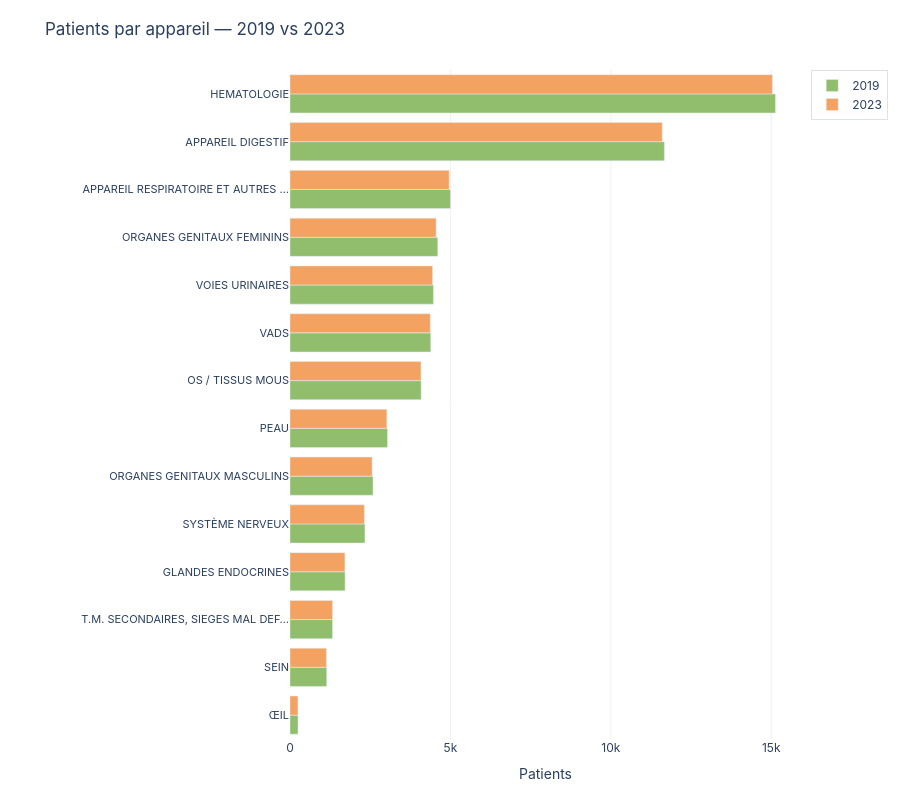

Notebook source saved alongside this figure:
### Markdown cell above
## Section 5 — Analyse par appareil

`bar_appareils_years` (patients par appareil et par année) + tableau chiffré
`appareil_counts_table` (affiché en HTML, comme dans la page).

### Code cell
fig_bar_app = bar_appareils_years(aphp)
fig_bar_app.show()

### Figure 1 — Plotly figure (JSON) as saved in the notebook; plotly's stock layout.template omitted (floating-point values rounded to 4 significant figures)
{"data": [{"hovertemplate": "<b>%{y}</b><br>2019 : %{x:,.0f}<extra></extra>", "marker": {"color": "#90BE6D"}, "name": "2019", "orientation": "h", "type": "bar", "x": [249, 1144, 1325, 1717, 2336, 2587, 3039, 4088, 4386, 4470, 4605, 5001, 11668, 15130], "y": ["ŒIL", "SEIN", "T.M. SECONDAIRES, SIEGES MAL DEF…", "GLANDES ENDOCRINES", "SYSTÈME NERVEUX", "ORGANES GENITAUX MASCULINS", "PEAU", "OS / TISSUS MOUS", "VADS", "VOIES URINAIRES", "ORGANES GENITAUX FEMININS", "APPAREIL RESPIRATOIRE ET AUTRES …", "APPAREIL DIGESTIF", "HEMATOLOGIE"]}, {"hovertemplate": "<b>%{y}</b><br>2023 : %{x:,.0f}<extra></extra>", "marker": {"color": "#F4A261"}, "name": "2023", "orientation": "h", "type": "bar", "x": [247, 1136, 1326, 1711, 2319, 2559, 3018, 4081, 4373, 4444, 4554, 4960, 11602, 15036], "y": ["ŒIL", "SEIN", "T.M. SECONDAIRES, SIEGES MAL DEF…", "GLANDES ENDOCRINES", "SYSTÈME NERVEUX", "ORGANES GENITAUX MASCULINS", "PEAU", "OS / TISSUS MOUS", "VADS", "VOIES URINAIRES", "ORGANES GENITAUX FEMININS", "APPAREIL RESPIRATOIRE ET AUTRES …", "APPAREIL DIGESTIF", "HEMATOLOGIE"]}], "layout": {"barmode": "group", "font": {"family": "Inter, Arial, sans-serif"}, "height": 792, "legend": {"bgcolor": "rgba(255,255,255,0.9)", "bordercolor": "#DEE2E6", "borderwidth": 1}, "margin": {"b": 50, "l": 290, "r": 30, "t": 70}, "paper_bgcolor": "white", "plot_bgcolor": "white", "title": {"font": {"size": 17}, "text": "Patients par appareil — 2019 vs 2023"}, "xaxis": {"gridcolor": "#F0F0F0", "showgrid": true, "title": {"text": "Patients"}}, "yaxis": {"tickfont": {"size": 11}}}}
